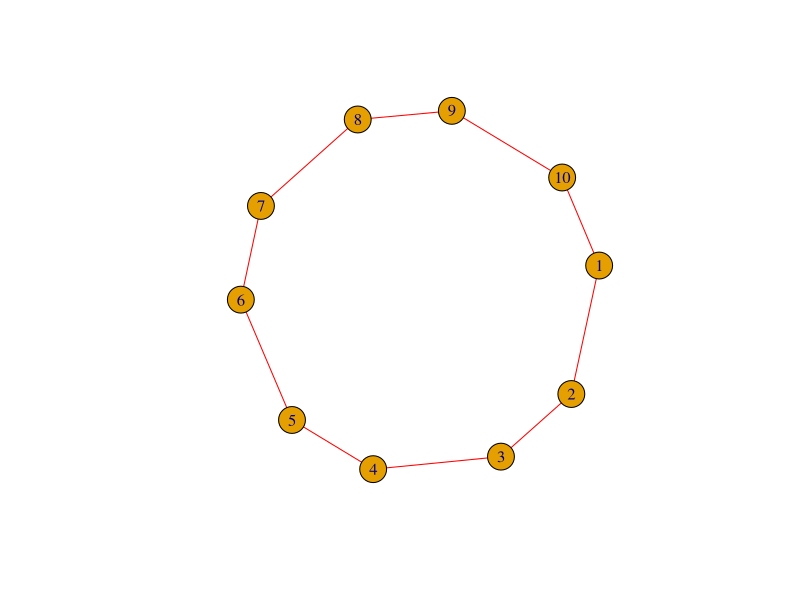

This figure's R source:
library(igraph)


### Name: with_edge_
### Title: Constructor modifier to add edge attributes
### Aliases: with_edge_

### ** Examples

make_(ring(10),
  with_edge_(
    color = "red",
    weight = rep(1:2, 5))) %>%
  plot()
